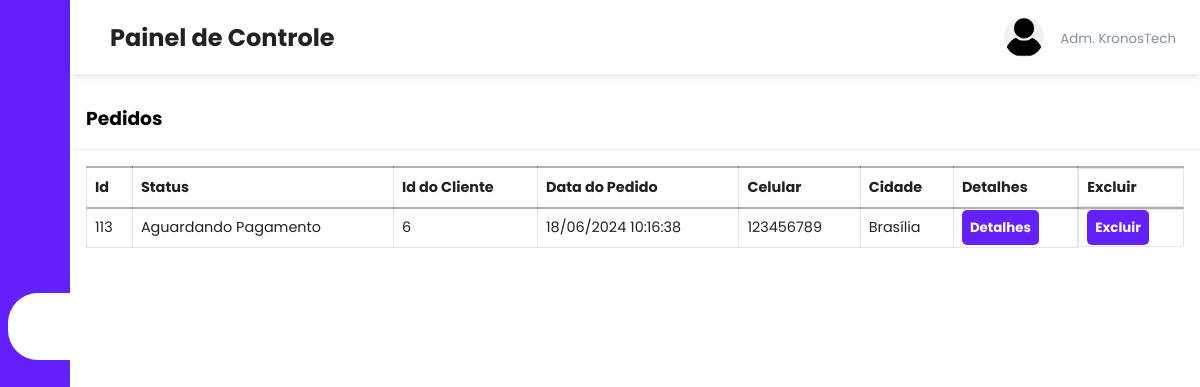
The page /admin/orders.php on the database its author committed.
### tables this page shows
CREATE TABLE `orders` (
  `order_id` int(11) NOT NULL,
  `order_cost` decimal(6,2) NOT NULL,
  `order_status` varchar(100) NOT NULL DEFAULT 'on_hold',
  `user_id` int(11) NOT NULL,
  `user_name` varchar(108) NOT NULL,
  `user_phone` varchar(16) NOT NULL,
  `user_email` varchar(100) NOT NULL,
  `user_city` varchar(255) NOT NULL,
  `user_address` varchar(255) NOT NULL,
  `complemento` varchar(255) DEFAULT NULL,
  `bairro` varchar(255) DEFAULT NULL,
  `uf` varchar(2) DEFAULT NULL,
  `cep` varchar(9) DEFAULT NULL,
  `order_date` datetime NOT NULL DEFAULT current_timestamp()
);

### admin/orders.php (the view, shortened to what this page needs)
<?php
include('../server/connection.php');
$stmt2 = $conn->prepare("SELECT * FROM orders");
$stmt2->execute();
$orders = $stmt2->get_result();
?>
<?php include('header.php') ?>
<div class="recent-grid">
    <div class="projects">
        <div class="card">
            <div class="card-header">
                <h3>Pedidos</h3>
            </div>
            <div class="card-body">
                <div class="table-responsive">
                    <table width="100%" class="orders-table" id="tabelaOrdenada">
                        <thead>
                            <tr>
                                <td>Id</td>
                                <td>Status</td>
                                <td>Id do Cliente</td>
                                <td>Data do Pedido</td>
                                <td>Celular</td>
                                <td>Cidade</td>
                                <td>Detalhes</td>
                                <td>Excluir</td>
                            </tr>
                        </thead>
                        <tbody>
                            <?php while($order = $orders->fetch_assoc()) { ?>
                                <tr>
                                    <td><?php echo $order['order_id']; ?></td>
                                    <td><?php echo $order['order_status']; ?></td>
                                    <td><?php echo $order['user_id']; ?></td>
                                    <td><?php echo date('d/m/Y H:i:s', strtotime($order['order_date']));?></td>
                                    <td><?php echo $order['user_phone']; ?></td>
                                    <td><?php echo $order['user_city']; ?></td>
                                    <td><button><a class="btn btn-primary" href="view_order.php?order_id=<?php echo $order['order_id']; ?>">Detalhes</a></button></td>
                                    <td><button><a class="btn btn-primary" href="#" onclick="confirmDelete(<?php echo $order['order_id']; ?>)">Excluir</a></button></td>
                                </tr>
                            <?php } ?>
                        </tbody>
                    </table>
                </div>
            </div>
        </div>
    </div>
</div>
</body>
</html>

### admin/styles.css (style rules this page uses)
:root { --main-color: #6321fe; --color-dark: #1d2231; --text-grey: #8390a2; }
* { padding: 0; margin: 0; box-sizing: border-box; list-style-type: none; text-decoration: none; font-family: "Poppins", sans-serif; }
.recent-grid { margin-top: 5.5rem; }
.card { background: #fff; border-radius: 5px; }
.card-header, .card-body { padding: 1rem; }
.card-header { display: flex; justify-content: space-between; align-items: center; border-bottom: 1px solid #f0f0f0; font-weight: bold; }
table { border-collapse: collapse; }
thead tr { border-top: 2px solid rgba(0, 0, 0, 0.3); border-bottom: 2px solid rgba(0, 0, 0, 0.3) }
.orders-table td { border: 1px solid rgba(0, 0, 0, 0.10); padding: 8px; text-align: left; }
thead td { font-weight: 700; }
td { padding: 0.5rem 1rem; font-size: 0.9rem; color: #222; }
tr td:last-child { display: flex; align-items: center; }
.table-responsive { width: 100%; overflow-x: auto; }
.btn { background-color: #6321fe; color: #fff; padding: 8px; border-radius: 5px; border: none; font-weight: bold; transition: 0.4s ease; }
button { border: none; }

### rows shown on the page
orders: order_id "113", order_status "Aguardando Pagamento", user "6", order_date "18/06/2024 10:16:38", user_phone "123456789", user_city "Brasília"
